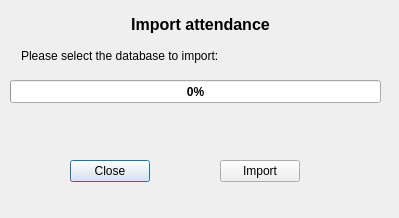
<?xml version="1.0" encoding="UTF-8"?>
<ui version="4.0">
 <class>dialogImportAttandance</class>
 <widget class="QDialog" name="dialogImportAttandance">
  <property name="geometry">
   <rect>
    <x>0</x>
    <y>0</y>
    <width>399</width>
    <height>218</height>
   </rect>
  </property>
  <property name="windowTitle">
   <string>Dialog</string>
  </property>
  <widget class="QPushButton" name="buttonClose">
   <property name="geometry">
    <rect>
     <x>70</x>
     <y>160</y>
     <width>80</width>
     <height>22</height>
    </rect>
   </property>
   <property name="text">
    <string>Close</string>
   </property>
  </widget>
  <widget class="QPushButton" name="buttonImportDb">
   <property name="geometry">
    <rect>
     <x>220</x>
     <y>160</y>
     <width>80</width>
     <height>22</height>
    </rect>
   </property>
   <property name="text">
    <string>Import</string>
   </property>
  </widget>
  <widget class="QLabel" name="label">
   <property name="geometry">
    <rect>
     <x>21</x>
     <y>48</y>
     <width>251</width>
     <height>16</height>
    </rect>
   </property>
   <property name="text">
    <string>Please select the database to import:</string>
   </property>
  </widget>
  <widget class="QLabel" name="label_2">
   <property name="geometry">
    <rect>
     <x>0</x>
     <y>9</y>
     <width>401</width>
     <height>31</height>
    </rect>
   </property>
   <property name="font">
    <font>
     <pointsize>12</pointsize>
     <weight>75</weight>
     <bold>true</bold>
    </font>
   </property>
   <property name="text">
    <string>Import attendance</string>
   </property>
   <property name="alignment">
    <set>Qt::AlignCenter</set>
   </property>
  </widget>
  <widget class="QProgressBar" name="progressBar">
   <property name="geometry">
    <rect>
     <x>10</x>
     <y>80</y>
     <width>371</width>
     <height>23</height>
    </rect>
   </property>
   <property name="font">
    <font>
     <weight>75</weight>
     <bold>true</bold>
    </font>
   </property>
   <property name="maximum">
    <number>100</number>
   </property>
   <property name="value">
    <number>0</number>
   </property>
  </widget>
 </widget>
 <resources/>
 <connections/>
</ui>
